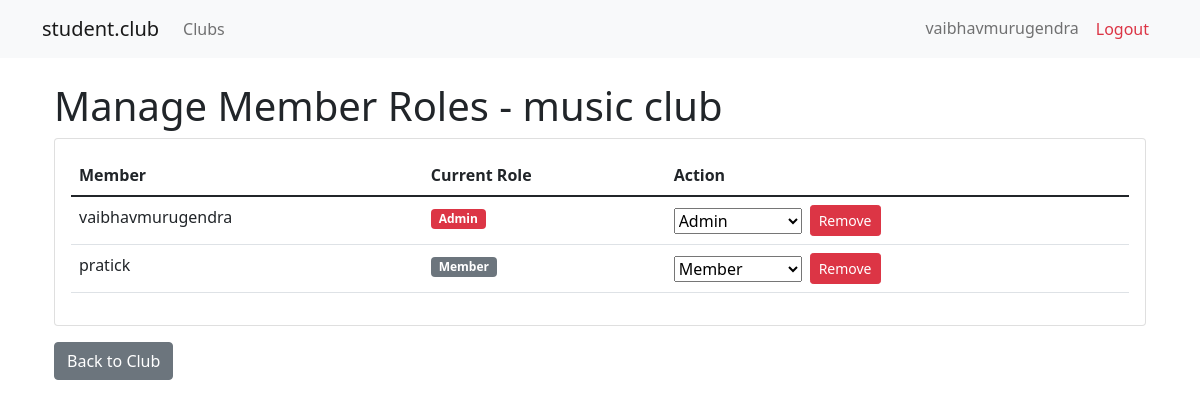
The app's page /clubs/2/manage-roles/ (signed in) with its own data.
### clubs/models.py (models this page shows, shortened)
class Club(models.Model):
    name = models.CharField(max_length=100)
    description = models.TextField()
    logo = models.ImageField(upload_to='club_logos/', null=True, blank=True)
    created_at = models.DateTimeField(auto_now_add=True)
    creator = models.ForeignKey(User, on_delete=models.CASCADE, related_name='created_clubs')

class Member(models.Model):
    ROLE_CHOICES = [
        ('ADMIN', 'Admin'),
        ('PRESIDENT', 'President'),
        ('VICE_PRESIDENT', 'Vice President'),
        ('SECRETARY', 'Secretary'),
        ('MEMBER', 'Member'),
    ]
    user = models.ForeignKey(User, on_delete=models.CASCADE)
    club = models.ForeignKey(Club, on_delete=models.CASCADE)
    role = models.CharField(max_length=15, choices=ROLE_CHOICES, default='MEMBER')
    joined_at = models.DateTimeField(auto_now_add=True)
    class Meta:
        unique_together = ['user', 'club']

### clubs/views.py (the view)
# urls.py: path('clubs/<int:club_id>/manage-roles/', views.manage_roles, name='manage_roles'),
@login_required
def manage_roles(request, club_id):
    club = get_object_or_404(Club, id=club_id)
    user_is_admin = Member.objects.filter(club=club, user=request.user, role='ADMIN').exists()
    if not user_is_admin:
        messages.error(request, 'Only club admins can manage roles.')
        return redirect('club_detail', club_id=club.id)
    members = Member.objects.filter(club=club).select_related('user')
    role_choices = Member.ROLE_CHOICES
    return render(request, 'clubs/manage_roles.html', {
        'club': club,
        'members': members,
        'role_choices': role_choices
    })

### clubs/templates/clubs/manage_roles.html (shortened to what this page needs)
{% extends 'base.html' %}
{% block content %}
<div class="container">
    <h1>Manage Member Roles - {{ club.name }}</h1>
    <div class="card">
        <div class="card-body">
            <table class="table">
                <thead>
                    <tr>
                        <th>Member</th>
                        <th>Current Role</th>
                        <th>Action</th>
                    </tr>
                </thead>
                <tbody>
                    {% for member in members %}
                    <tr>
                        <td>{{ member.user.username }}</td>
                        <td>
                            <span class="badge {% if member.role == 'ADMIN' %}bg-danger
                                           {% elif member.role == 'PRESIDENT' %}bg-primary
                                           {% elif member.role == 'VICE_PRESIDENT' %}bg-success
                                           {% elif member.role == 'SECRETARY' %}bg-info
                                           {% else %}bg-secondary{% endif %}">
                                {{ member.get_role_display }}
                            </span>
                        </td>
                        <td>
                            <div class="d-flex align-items-center">
                    <form method="post" action="{% url 'update_member_role' club.id member.id %}" class="me-2">
                        <select name="role" onchange="this.form.submit()">
                            {% for role_choice in role_choices %}
                                <option value="{{ role_choice.0 }}" {% if member.role == role_choice.0 %}selected{% endif %}>
                                    {{ role_choice.1 }}
                                </option>
                            {% endfor %}
                        </select>
                    </form>
                    {% if member.role != 'ADMIN' or member.user == request.user %}
                        <form method="post" action="{% url 'remove_member' club.id member.id %}" onsubmit="return confirm('Are you sure you want to remove this member?');">
                            <button type="submit" class="btn btn-danger btn-sm">Remove</button>
                        </form>
                    {% endif %}
                </div>
                        </td>
                    </tr>
                    {% endfor %}
                </tbody>
            </table>
        </div>
    </div>
    <div class="mt-3">
        <a href="{% url 'club_detail' club.id %}" class="btn btn-secondary">Back to Club</a>
    </div>
</div>
{% endblock %}

### clubs/templates/base.html (shortened to what this page needs)
{% load static %}
<!DOCTYPE html>
<html lang="en">
<head>
    <link href="https://cdn.jsdelivr.net/npm/bootstrap@5.1.3/dist/css/bootstrap.min.css" rel="stylesheet">
    <link href="https://cdn.jsdelivr.net/npm/bootstrap-icons@1.7.2/font/bootstrap-icons.css" rel="stylesheet">
</head>
<body>
    <nav class="navbar navbar-expand-lg navbar-light bg-light">
        <div class="container">
            <a class="navbar-brand" href="{% url 'home' %}">student.club</a>
            <div class="collapse navbar-collapse" id="navbarNav">
                <ul class="navbar-nav me-auto">
                    <li class="nav-item">
                        <a class="nav-link" href="{% url 'club_list' %}">Clubs</a>
                    </li>
                </ul>
                <ul class="navbar-nav">
                    {% if user.is_authenticated %}
                        <li class="nav-item">
                            <a class="nav-link" href="#">{{ user.username }}</a>
                        </li>
                        <li class="nav-item">
                            <form method="post" action="{% url 'logout' %}" class="d-inline">
                                <button type="submit" class="nav-link btn btn-link text-danger">Logout</button>
                            </form>
                        </li>
                    {% endif %}
                </ul>
            </div>
        </div>
    </nav>
    <main class="container mt-4">
        {% block content %}{% endblock %}
    </main>
</body>
</html>

### records on screen
Club: name "music club"
Member: user.username "vaibhavmurugendra", role "Admin", shows "Remove"
Member: user.username "pratick", role "Member", shows "Remove"

### other values on screen
{{ user.username }} "vaibhavmurugendra"
